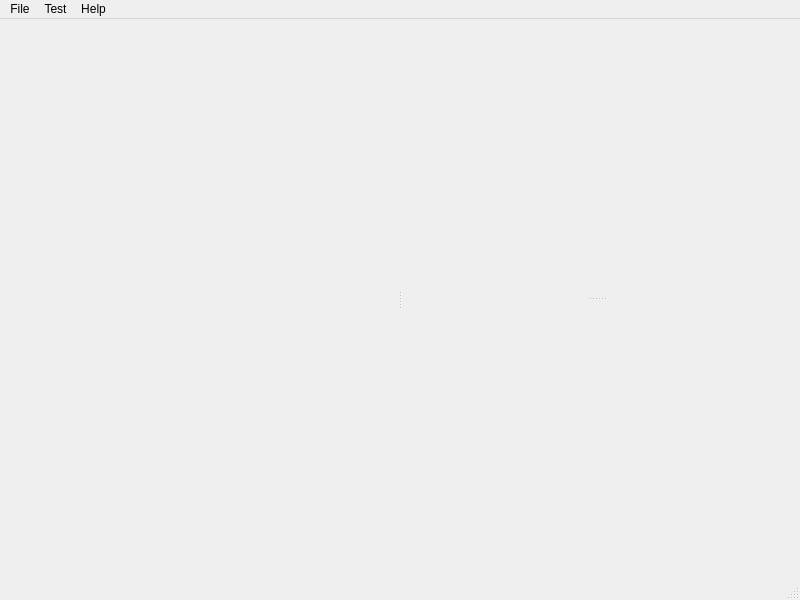
<?xml version="1.0" encoding="UTF-8"?>
<ui version="4.0">
 <class>Test</class>
 <widget class="QMainWindow" name="Test">
  <property name="geometry">
   <rect>
    <x>0</x>
    <y>0</y>
    <width>800</width>
    <height>600</height>
   </rect>
  </property>
  <property name="windowTitle">
   <string>Test</string>
  </property>
  <widget class="QWidget" name="centralwidget">
   <layout class="QGridLayout" name="gridLayout_4">
    <item row="0" column="0">
     <widget class="QSplitter" name="splitter_2">
      <property name="orientation">
       <enum>Qt::Horizontal</enum>
      </property>
      <widget class="QWidget" name="gridLayoutWidget_3">
       <layout class="QGridLayout" name="objectViewLayout"/>
      </widget>
      <widget class="QSplitter" name="splitter">
       <property name="orientation">
        <enum>Qt::Vertical</enum>
       </property>
       <widget class="QWidget" name="gridLayoutWidget">
        <layout class="QGridLayout" name="commandViewLayout"/>
       </widget>
       <widget class="QWidget" name="gridLayoutWidget_2">
        <layout class="QGridLayout" name="logViewLayout"/>
       </widget>
      </widget>
     </widget>
    </item>
   </layout>
  </widget>
  <widget class="QMenuBar" name="menubar">
   <property name="geometry">
    <rect>
     <x>0</x>
     <y>0</y>
     <width>800</width>
     <height>21</height>
    </rect>
   </property>
   <widget class="QMenu" name="menuFile">
    <property name="title">
     <string>File</string>
    </property>
    <addaction name="actionLoad_Test"/>
    <addaction name="actionReload_Test"/>
    <addaction name="separator"/>
    <addaction name="actionSave_Log"/>
    <addaction name="separator"/>
    <addaction name="actionExport_Object_List"/>
   </widget>
   <widget class="QMenu" name="menuTest">
    <property name="title">
     <string>Test</string>
    </property>
    <addaction name="actionStart"/>
    <addaction name="actionStop"/>
   </widget>
   <widget class="QMenu" name="menuHelp">
    <property name="title">
     <string>Help</string>
    </property>
    <addaction name="actionHelp"/>
   </widget>
   <addaction name="menuFile"/>
   <addaction name="menuTest"/>
   <addaction name="menuHelp"/>
  </widget>
  <widget class="QStatusBar" name="statusbar"/>
  <action name="actionLoad_Test">
   <property name="text">
    <string>Load Test</string>
   </property>
   <property name="shortcut">
    <string>Ctrl+Shift+L</string>
   </property>
  </action>
  <action name="actionSave_Log">
   <property name="text">
    <string>Save Log</string>
   </property>
  </action>
  <action name="actionExport_Object_List">
   <property name="text">
    <string>Export Object List</string>
   </property>
  </action>
  <action name="actionStart">
   <property name="text">
    <string>Start</string>
   </property>
   <property name="shortcut">
    <string>Ctrl+Shift+S</string>
   </property>
  </action>
  <action name="actionStop">
   <property name="text">
    <string>Stop</string>
   </property>
   <property name="shortcut">
    <string>Ctrl+Shift+F</string>
   </property>
  </action>
  <action name="actionHelp">
   <property name="text">
    <string>Help</string>
   </property>
   <property name="shortcut">
    <string>F1</string>
   </property>
  </action>
  <action name="actionReload_Test">
   <property name="text">
    <string>Reload Test&amp;</string>
   </property>
   <property name="shortcut">
    <string>Ctrl+Shift+R</string>
   </property>
  </action>
 </widget>
 <resources/>
 <connections/>
</ui>
